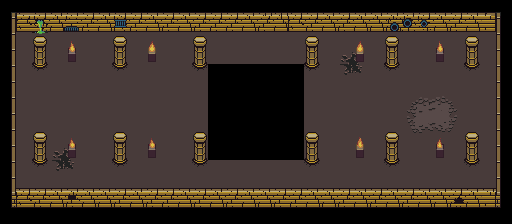

This is a level from a 2D game, rendered from its Tiled map with the project's own tilesets. A one-line summary and the complete map file follow:
An orthogonal 32x14 tile map with 16x16 px tiles, 4 tile layers (Floor1, Floor2 (Decoration), Walls (Collidable), Items1 (Collidable)), 2 hidden layers not drawn.

<map version="1.2" tiledversion="1.2.1" orientation="orthogonal" renderorder="right-down" width="32" height="14" tilewidth="16" tileheight="16" infinite="0" nextlayerid="7" nextobjectid="1">
 <tileset firstgid="1" source="../../../../tilesets/actual/UltimateTileset.tsx" />
 <layer id="1" name="Floor1" width="32" height="14">
  <data encoding="csv">
0,0,0,0,0,0,0,0,0,0,0,0,0,0,0,0,0,0,0,0,0,0,0,0,0,0,0,0,0,0,0,0,
0,0,0,0,0,0,0,0,0,0,0,0,0,0,0,0,0,0,0,0,0,0,0,0,0,0,0,0,0,0,0,0,
0,143,143,143,143,143,143,143,143,143,143,143,143,143,143,143,143,143,143,143,143,143,143,143,143,143,143,143,143,143,143,0,
0,143,143,143,143,143,143,143,143,143,143,143,143,143,143,143,143,143,143,143,143,143,143,143,143,143,143,143,143,143,143,0,
0,143,143,143,143,143,143,143,143,143,143,143,143,0,0,0,0,0,0,143,143,143,143,143,143,143,143,143,143,143,143,0,
0,143,143,143,143,143,143,143,143,143,143,143,143,0,0,0,0,0,0,143,143,143,143,143,143,143,143,143,143,143,143,0,
0,143,143,143,143,143,143,143,143,143,143,143,143,0,0,0,0,0,0,143,143,143,143,143,143,143,143,143,143,143,143,0,
0,143,143,143,143,143,143,143,143,143,143,143,143,0,0,0,0,0,0,143,143,143,143,143,143,143,143,143,143,143,143,0,
0,143,143,143,143,143,143,143,143,143,143,143,143,0,0,0,0,0,0,143,143,143,143,143,143,143,143,143,143,143,143,0,
0,143,143,143,143,143,143,143,143,143,143,143,143,0,0,0,0,0,0,143,143,143,143,143,143,143,143,143,143,143,143,0,
0,143,143,143,143,143,143,143,143,143,143,143,143,143,143,143,143,143,143,143,143,143,143,143,143,143,143,143,143,143,143,0,
0,143,143,143,143,143,143,143,143,143,143,143,143,143,143,143,143,143,143,143,143,143,143,143,143,143,143,143,143,143,143,0,
0,0,0,0,0,0,0,0,0,0,0,0,0,0,0,0,0,0,0,0,0,0,0,0,0,0,0,0,0,0,0,0,
0,0,0,0,0,0,0,0,0,0,0,0,0,0,0,0,0,0,0,0,0,0,0,0,0,0,0,0,0,0,0,0
</data>
 </layer>
 <layer id="2" name="Floor2 (Decoration)" width="32" height="14">
  <data encoding="csv">
0,0,0,0,0,0,0,0,0,0,0,0,0,0,0,0,0,0,0,0,0,0,0,0,0,0,0,0,0,0,0,0,
0,0,0,0,0,0,0,0,0,0,0,0,0,0,0,0,0,0,0,0,0,0,0,0,0,0,0,0,0,0,0,0,
0,0,32,0,0,0,0,0,0,0,0,0,0,0,0,0,0,0,0,0,0,0,0,0,0,0,0,0,0,0,0,0,
0,0,0,0,0,0,0,0,0,0,0,0,0,0,0,0,0,0,0,0,0,129,130,0,0,0,0,0,0,0,0,0,
0,0,0,0,0,0,0,0,0,0,0,0,0,0,0,0,0,0,0,0,0,145,146,0,0,0,0,0,0,0,0,0,
0,0,0,0,0,0,0,0,0,0,0,0,0,0,0,0,0,0,0,0,0,0,0,0,0,0,0,0,0,0,0,0,
0,0,0,0,0,0,0,0,0,0,0,0,0,0,0,0,0,0,0,0,0,0,0,0,0,117,118,119,120,0,0,0,
0,0,0,0,0,0,0,0,0,0,0,0,0,0,0,0,0,0,0,0,0,0,0,0,0,133,134,135,136,0,0,0,
0,0,0,0,0,0,0,0,0,0,0,0,0,0,0,0,0,0,0,0,0,0,0,0,0,149,150,151,152,0,0,0,
0,0,0,129,130,0,0,0,0,0,0,0,0,0,0,0,0,0,0,0,0,0,0,0,0,0,0,0,0,0,0,0,
0,0,0,145,146,0,0,0,0,0,0,0,0,0,0,0,0,0,0,0,0,0,0,0,0,0,0,0,0,0,0,0,
0,0,0,0,0,0,0,0,0,0,0,0,0,0,0,0,0,0,0,0,0,0,0,0,0,0,0,0,0,0,0,0,
0,0,0,0,0,0,0,0,0,0,0,0,0,0,0,0,0,0,0,0,0,0,0,0,0,0,0,0,0,0,0,0,
0,0,0,0,0,0,0,0,0,0,0,0,0,0,0,0,0,0,0,0,0,0,0,0,0,0,0,0,0,0,0,0
</data>
 </layer>
 <layer id="3" name="Walls (Collidable)" width="32" height="14">
  <data encoding="csv">
57,59,61,61,61,61,61,61,61,61,61,61,61,61,61,61,62,62,61,61,61,61,61,61,61,61,61,61,61,61,64,58,
77,28,16,30,43,29,30,27,29,30,29,30,29,29,29,30,29,30,28,29,30,29,30,30,10,11,26,30,29,30,31,78,
77,0,51,0,0,0,0,51,0,0,0,0,51,0,0,0,0,0,0,51,0,0,0,0,51,0,0,0,0,51,0,78,
77,0,67,0,0,0,0,67,0,0,0,0,67,0,0,0,0,0,0,67,0,0,0,0,67,0,0,0,0,67,0,78,
77,0,83,0,0,0,0,83,0,0,0,0,83,0,0,0,0,0,0,83,0,0,0,0,83,0,0,0,0,83,0,78,
77,0,0,0,0,0,0,0,0,0,0,0,0,0,0,0,0,0,0,0,0,0,0,0,0,0,0,0,0,0,0,78,
77,0,0,0,0,0,0,0,0,0,0,0,0,0,0,0,0,0,0,0,0,0,0,0,0,0,0,0,0,0,0,78,
77,0,0,0,0,0,0,0,0,0,0,0,0,0,0,0,0,0,0,0,0,0,0,0,0,0,0,0,0,0,0,78,
77,0,51,0,0,0,0,51,0,0,0,0,51,0,0,0,0,0,0,51,0,0,0,0,51,0,0,0,0,51,0,78,
77,0,67,0,0,0,0,67,0,0,0,0,67,0,0,0,0,0,0,67,0,0,0,0,67,0,0,0,0,67,0,78,
77,0,83,0,0,0,0,83,0,0,0,0,83,0,0,0,0,0,0,83,0,0,0,0,83,0,0,0,0,83,0,78,
77,61,61,61,61,61,61,61,61,61,61,61,61,61,61,61,61,61,61,61,61,61,61,61,61,61,61,61,61,61,61,78,
93,28,29,30,45,30,30,29,30,29,29,30,29,30,29,30,30,29,29,30,30,29,30,29,30,29,30,30,46,30,31,94,
0,0,0,0,0,0,0,0,0,0,0,0,0,0,0,0,0,0,0,0,0,0,0,0,0,0,0,0,0,0,0,0
</data>
 </layer>
 <layer id="4" name="Items1 (Collidable)" width="32" height="14">
  <data encoding="csv">
0,0,0,0,0,0,0,0,0,0,0,0,0,0,0,0,0,0,0,0,0,0,0,0,0,0,0,0,0,0,0,0,
0,0,0,0,0,0,0,0,0,0,0,0,0,0,0,0,0,0,0,0,0,0,0,0,0,0,0,0,0,0,0,0,
0,0,0,0,216,0,0,0,0,215,0,0,0,0,0,0,0,0,0,0,0,0,215,0,0,0,0,216,0,0,0,0,
0,0,0,0,232,0,0,0,0,231,0,0,0,0,0,0,0,0,0,0,0,0,231,0,0,0,0,232,0,0,0,0,
0,0,0,0,0,0,0,0,0,0,0,0,0,0,0,0,0,0,0,0,0,0,0,0,0,0,0,0,0,0,0,0,
0,0,0,0,0,0,0,0,0,0,0,0,0,0,0,0,0,0,0,0,0,0,0,0,0,0,0,0,0,0,0,0,
0,0,0,0,0,0,0,0,0,0,0,0,0,0,0,0,0,0,0,0,0,0,0,0,0,0,0,0,0,0,0,0,
0,0,0,0,0,0,0,0,0,0,0,0,0,0,0,0,0,0,0,0,0,0,0,0,0,0,0,0,0,0,0,0,
0,0,0,0,212,0,0,0,0,212,0,0,0,0,0,0,0,0,0,0,0,0,213,0,0,0,0,214,0,0,0,0,
0,0,0,0,228,0,0,0,0,228,0,0,0,0,0,0,0,0,0,0,0,0,229,0,0,0,0,230,0,0,0,0,
0,0,0,0,0,0,0,0,0,0,0,0,0,0,0,0,0,0,0,0,0,0,0,0,0,0,0,0,0,0,0,0,
0,0,0,0,0,0,0,0,0,0,0,0,0,0,0,0,0,0,0,0,0,0,0,0,0,0,0,0,0,0,0,0,
0,0,0,0,0,0,0,0,0,0,0,0,0,0,0,0,0,0,0,0,0,0,0,0,0,0,0,0,0,0,0,0,
0,0,0,0,0,0,0,0,0,0,0,0,0,0,0,0,0,0,0,0,0,0,0,0,0,0,0,0,0,0,0,0
</data>
 </layer>
 <layer id="5" name="Items2 (Triggerable)" width="32" height="14" visible="0">
  <data encoding="csv">
0,0,0,0,0,0,0,0,0,0,0,0,0,0,0,0,0,0,0,0,0,0,0,0,0,0,0,0,0,0,0,0,
0,0,0,0,0,0,0,0,0,0,0,0,0,0,0,0,0,0,0,0,0,0,0,0,0,0,0,0,0,0,0,0,
0,0,0,0,0,0,0,0,0,0,0,0,0,0,0,0,0,0,0,0,0,0,0,0,0,0,0,0,0,0,0,0,
0,0,0,0,0,0,0,0,0,0,0,0,0,0,0,0,0,0,0,0,0,0,0,0,0,0,0,0,0,0,0,0,
0,0,0,0,0,0,0,0,0,0,0,0,0,0,0,0,0,0,0,0,0,0,0,0,0,0,0,0,0,0,0,0,
0,0,0,0,0,0,0,0,0,0,0,0,0,0,0,0,0,0,0,0,0,0,0,0,0,0,0,0,0,0,0,0,
0,0,0,0,0,0,0,0,0,0,0,0,0,0,0,0,0,0,0,0,0,0,0,0,0,0,0,0,0,0,0,0,
0,0,0,0,0,0,0,0,0,0,0,0,0,0,0,0,0,0,0,0,0,0,0,0,0,0,0,0,0,0,0,0,
0,0,0,0,0,0,0,0,0,0,0,0,0,0,0,0,0,0,0,0,0,0,0,0,0,0,0,0,0,0,0,0,
0,0,0,0,0,0,0,0,0,0,0,0,0,0,0,0,0,0,0,0,0,0,0,0,0,0,0,0,0,0,0,0,
0,0,0,0,0,0,0,0,0,0,0,0,0,0,0,0,0,0,0,0,0,0,0,0,0,0,0,0,0,0,0,0,
0,0,0,0,0,0,0,0,0,0,0,0,0,0,0,0,0,0,0,0,0,0,0,0,0,0,0,0,0,0,0,0,
0,0,0,0,0,0,0,0,0,0,0,0,0,0,0,0,0,0,0,0,0,0,0,0,0,0,0,0,0,0,0,0,
0,0,0,0,0,0,0,0,0,0,0,0,0,0,0,0,0,0,0,0,0,0,0,0,0,0,0,0,0,0,0,0
</data>
 </layer>
 <layer id="6" name="Characters" width="32" height="14" visible="0">
  <data encoding="csv">
0,0,0,0,0,0,0,0,0,0,0,0,0,0,0,0,0,0,0,0,0,0,0,0,0,0,0,0,0,0,0,0,
0,0,0,0,0,0,0,0,0,0,0,0,0,0,0,0,0,0,0,0,0,0,0,0,0,0,0,0,0,0,0,0,
0,0,0,0,0,0,0,0,0,0,0,0,0,0,0,0,0,0,0,0,0,0,0,0,0,0,0,0,0,0,0,0,
0,0,0,0,0,0,0,0,0,0,0,0,0,0,0,0,0,0,0,0,0,0,0,0,0,0,0,0,0,0,0,0,
0,0,0,0,0,0,0,0,0,0,0,0,0,0,0,0,0,0,0,0,0,0,0,0,0,0,0,0,0,0,0,0,
0,0,0,0,0,0,0,0,0,0,0,0,0,0,0,0,0,0,0,0,0,0,0,0,0,0,0,0,0,0,0,0,
0,0,0,0,0,0,0,0,0,0,0,0,0,0,0,0,0,0,0,0,0,0,0,0,0,0,0,0,0,0,0,0,
0,0,0,0,0,0,0,0,0,0,0,0,0,0,0,0,0,0,0,0,0,0,0,0,0,0,0,0,0,0,0,0,
0,0,0,0,0,0,0,0,0,0,0,0,0,0,0,0,0,0,0,0,0,0,0,0,0,0,0,0,0,0,0,0,
0,0,0,0,0,0,0,0,0,0,0,0,0,0,0,0,0,0,0,0,0,0,0,0,0,0,0,0,0,0,0,0,
0,0,0,0,0,0,0,0,0,0,0,0,0,0,0,0,0,0,0,0,0,0,0,0,0,0,0,0,0,0,0,0,
0,0,0,0,0,0,0,0,0,0,0,0,0,0,0,0,0,0,0,0,0,0,0,0,0,0,0,0,0,0,0,0,
0,0,0,0,0,0,0,0,0,0,0,0,0,0,0,0,0,0,0,0,0,0,0,0,0,0,0,0,0,0,0,0,
0,0,0,0,0,0,0,0,0,0,0,0,0,0,0,0,0,0,0,0,0,0,0,0,0,0,0,0,0,0,0,0
</data>
 </layer>
</map>
